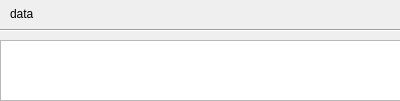
<?xml version="1.0" encoding="UTF-8"?>
<ui version="4.0">
 <class>Form</class>
 <widget class="QWidget" name="Form">
  <property name="geometry">
   <rect>
    <x>0</x>
    <y>0</y>
    <width>400</width>
    <height>101</height>
   </rect>
  </property>
  <property name="windowTitle">
   <string>Fuckup edit</string>
  </property>
  <widget class="QTextEdit" name="textEdit">
   <property name="geometry">
    <rect>
     <x>0</x>
     <y>40</y>
     <width>401</width>
     <height>61</height>
    </rect>
   </property>
  </widget>
  <widget class="QLabel" name="label">
   <property name="geometry">
    <rect>
     <x>10</x>
     <y>6</y>
     <width>111</width>
     <height>16</height>
    </rect>
   </property>
   <property name="text">
    <string>data</string>
   </property>
  </widget>
  <widget class="Line" name="line">
   <property name="geometry">
    <rect>
     <x>-23</x>
     <y>15</y>
     <width>511</width>
     <height>31</height>
    </rect>
   </property>
   <property name="orientation">
    <enum>Qt::Horizontal</enum>
   </property>
  </widget>
 </widget>
 <resources/>
 <connections/>
</ui>
